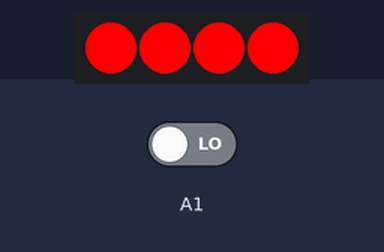
A sketch run on a simulated Arduino Uno, built with avr-gcc and run on an emulated ATmega328P. Parts: 4 RGB LEDs in strip order, left to right. The inputs (shaded band) are chosen by the test bench; at power-on: A1 LOW. Dim RGB values are drawn brighter than linear.

Above: at 0.7 s.
At 4.3 s:
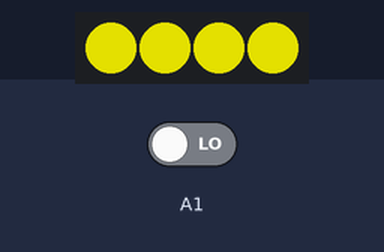
At 6.8 s:
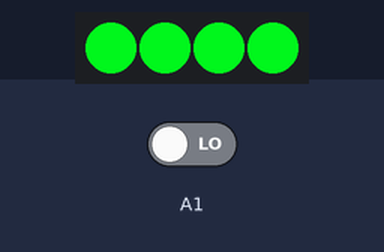
At 9.2 s:
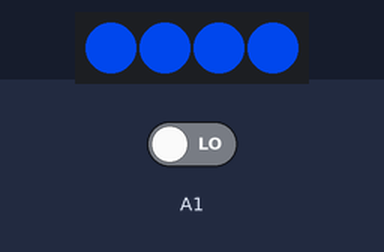
At 12.9 s:
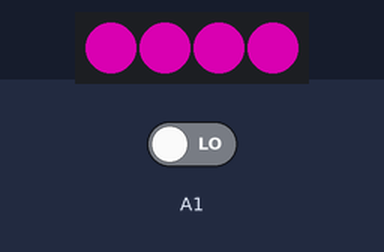
At 17.8 s:
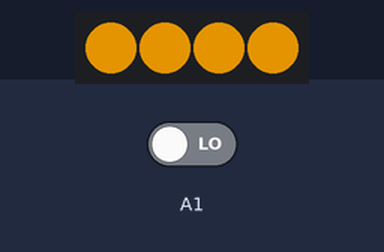
Timing chart, 0 to 19.1 s (numbered marks = the images above):
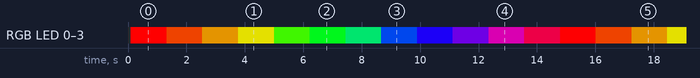

The sketch:

pwm.ino
```cpp
#include <FastLED.h>
#include <Blinky.h>

Blinky<2> myLEDs(4);
ColorWheel myColorWheel(12);

void setup() {
  pinMode(A0, INPUT);
}

void loop() {
  int pwm = pulseIn(A1, HIGH, 100000);
  int speed = (pwm == 0) ? 0 : (pwm - 1500);

  if (speed > 20) {
    myLEDs.shiftRight( myColorWheel.next() );
  } else if (speed < -20) {
    myLEDs.shiftLeft( myColorWheel.next() );
  } else {
    myLEDs.fill( myColorWheel.next() );
  }
  FastLED.show();

  int dly = 100 + (512 - abs(speed)) * 2;
    delay(dly);
}
```

Measured:
- by itself, RGB LED 0–3: repeats every 14.7 s: RGB(199, 56, 0) 1.2 s, RGB(171, 111, 0) 1.2 s, RGB(171, 168, 0) 1.2 s, RGB(59, 226, 0) 1.2 s, RGB(0, 229, 26) 1.2 s, RGB(0, 172, 83) 1.2 s, RGB(0, 59, 197) 1.2 s, RGB(26, 0, 229) 1.2 s, RGB(83, 0, 172) 1.2 s, RGB(141, 0, 115) 1.2 s, RGB(196, 0, 59) 1.2 s, RGB(253, 0, 2) 1.2 s
